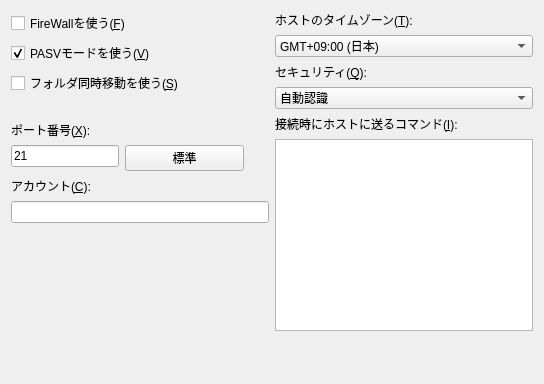
<?xml version="1.0" encoding="UTF-8"?>
<ui version="4.0">
 <class>HostSettingExpansionForm</class>
 <widget class="QWidget" name="HostSettingExpansionForm">
  <property name="geometry">
   <rect>
    <x>0</x>
    <y>0</y>
    <width>544</width>
    <height>384</height>
   </rect>
  </property>
  <property name="layoutDirection">
   <enum>Qt::LayoutDirection::LeftToRight</enum>
  </property>
  <property name="autoFillBackground">
   <bool>false</bool>
  </property>
  <layout class="QHBoxLayout" name="horizontalLayout_2" stretch="1,1">
   <item>
    <layout class="QVBoxLayout" name="verticalLayout_1">
     <item>
      <widget class="QCheckBox" name="checkBox_UseFirewall">
       <property name="text">
        <string>FireWallを使う(&amp;F)</string>
       </property>
      </widget>
     </item>
     <item>
      <widget class="QCheckBox" name="checkBox_UserPASVMode">
       <property name="text">
        <string>PASVモードを使う(&amp;V)</string>
       </property>
       <property name="checked">
        <bool>true</bool>
       </property>
      </widget>
     </item>
     <item>
      <widget class="QCheckBox" name="checkBox_UseFolderSameMove">
       <property name="text">
        <string>フォルダ同時移動を使う(&amp;S)</string>
       </property>
      </widget>
     </item>
     <item>
      <spacer name="horizontalSpacer">
       <property name="orientation">
        <enum>Qt::Orientation::Horizontal</enum>
       </property>
       <property name="sizeHint" stdset="0">
        <size>
         <width>40</width>
         <height>20</height>
        </size>
       </property>
      </spacer>
     </item>
     <item>
      <layout class="QFormLayout" name="formLayout">
       <item row="0" column="0">
        <widget class="QLabel" name="label_1">
         <property name="text">
          <string>ポート番号(&amp;X):</string>
         </property>
         <property name="buddy">
          <cstring>lineEdit_Port</cstring>
         </property>
        </widget>
       </item>
       <item row="1" column="0">
        <widget class="QLineEdit" name="lineEdit_Port">
         <property name="text">
          <string>21</string>
         </property>
        </widget>
       </item>
       <item row="1" column="1">
        <widget class="QPushButton" name="pushButton_StdPort">
         <property name="minimumSize">
          <size>
           <width>119</width>
           <height>24</height>
          </size>
         </property>
         <property name="maximumSize">
          <size>
           <width>119</width>
           <height>16777215</height>
          </size>
         </property>
         <property name="text">
          <string>標準</string>
         </property>
        </widget>
       </item>
      </layout>
     </item>
     <item>
      <layout class="QVBoxLayout" name="verticalLayout_1_1">
       <item>
        <widget class="QLabel" name="label_2">
         <property name="text">
          <string>アカウント(&amp;C):</string>
         </property>
         <property name="buddy">
          <cstring>lineEdit_Account</cstring>
         </property>
        </widget>
       </item>
       <item>
        <widget class="QLineEdit" name="lineEdit_Account"/>
       </item>
      </layout>
     </item>
     <item>
      <spacer name="verticalSpacer_1">
       <property name="orientation">
        <enum>Qt::Orientation::Vertical</enum>
       </property>
       <property name="sizeHint" stdset="0">
        <size>
         <width>20</width>
         <height>40</height>
        </size>
       </property>
      </spacer>
     </item>
    </layout>
   </item>
   <item>
    <layout class="QVBoxLayout" name="verticalLayout_2">
     <item>
      <layout class="QVBoxLayout" name="verticalLayout_2_1">
       <property name="sizeConstraint">
        <enum>QLayout::SizeConstraint::SetDefaultConstraint</enum>
       </property>
       <item>
        <widget class="QLabel" name="label_3">
         <property name="text">
          <string>ホストのタイムゾーン(&amp;T):</string>
         </property>
         <property name="buddy">
          <cstring>comboBox_Timezone</cstring>
         </property>
        </widget>
       </item>
       <item>
        <widget class="QComboBox" name="comboBox_Timezone">
         <property name="currentIndex">
          <number>21</number>
         </property>
         <item>
          <property name="text">
           <string>GMT-12:00</string>
          </property>
         </item>
         <item>
          <property name="text">
           <string>GMT-11:00</string>
          </property>
         </item>
         <item>
          <property name="text">
           <string>GMT-10:00</string>
          </property>
         </item>
         <item>
          <property name="text">
           <string>GMT-09:00</string>
          </property>
         </item>
         <item>
          <property name="text">
           <string>GMT-08:00</string>
          </property>
         </item>
         <item>
          <property name="text">
           <string>GMT-07:00</string>
          </property>
         </item>
         <item>
          <property name="text">
           <string>GMT-06:00</string>
          </property>
         </item>
         <item>
          <property name="text">
           <string>GMT-05:00</string>
          </property>
         </item>
         <item>
          <property name="text">
           <string>GMT-04:00</string>
          </property>
         </item>
         <item>
          <property name="text">
           <string>GMT-03:00</string>
          </property>
         </item>
         <item>
          <property name="text">
           <string>GMT-02:00</string>
          </property>
         </item>
         <item>
          <property name="text">
           <string>GMT-01:00</string>
          </property>
         </item>
         <item>
          <property name="text">
           <string>GMT</string>
          </property>
         </item>
         <item>
          <property name="text">
           <string>GMT+01:00</string>
          </property>
         </item>
         <item>
          <property name="text">
           <string>GMT+02:00</string>
          </property>
         </item>
         <item>
          <property name="text">
           <string>GMT+03:00</string>
          </property>
         </item>
         <item>
          <property name="text">
           <string>GMT+04:00</string>
          </property>
         </item>
         <item>
          <property name="text">
           <string>GMT+05:00</string>
          </property>
         </item>
         <item>
          <property name="text">
           <string>GMT+06:00</string>
          </property>
         </item>
         <item>
          <property name="text">
           <string>GMT+07:00</string>
          </property>
         </item>
         <item>
          <property name="text">
           <string>GMT+08:00</string>
          </property>
         </item>
         <item>
          <property name="text">
           <string>GMT+09:00 (日本)</string>
          </property>
         </item>
         <item>
          <property name="text">
           <string>GMT+10:00</string>
          </property>
         </item>
         <item>
          <property name="text">
           <string>GMT+11:00</string>
          </property>
         </item>
         <item>
          <property name="text">
           <string>GMT+12:00</string>
          </property>
         </item>
        </widget>
       </item>
      </layout>
     </item>
     <item>
      <layout class="QVBoxLayout" name="verticalLayout_2_2">
       <item>
        <widget class="QLabel" name="label_4">
         <property name="text">
          <string>セキュリティ(&amp;Q):</string>
         </property>
         <property name="buddy">
          <cstring>comboBox_Security</cstring>
         </property>
        </widget>
       </item>
       <item>
        <widget class="QComboBox" name="comboBox_Security">
         <property name="currentIndex">
          <number>1</number>
         </property>
         <item>
          <property name="text">
           <string>使用しない</string>
          </property>
         </item>
         <item>
          <property name="text">
           <string>自動認識</string>
          </property>
         </item>
         <item>
          <property name="text">
           <string>OPT MD4, S/KEY</string>
          </property>
         </item>
         <item>
          <property name="text">
           <string>OPT MD5</string>
          </property>
         </item>
         <item>
          <property name="text">
           <string>OPT SHA-1</string>
          </property>
         </item>
        </widget>
       </item>
      </layout>
     </item>
     <item>
      <layout class="QVBoxLayout" name="verticalLayout_2_3">
       <item>
        <widget class="QLabel" name="label_5">
         <property name="text">
          <string>接続時にホストに送るコマンド(&amp;I):</string>
         </property>
         <property name="buddy">
          <cstring>plainTextEdit_CmdWhenConnect</cstring>
         </property>
        </widget>
       </item>
       <item>
        <widget class="QPlainTextEdit" name="plainTextEdit_CmdWhenConnect"/>
       </item>
      </layout>
     </item>
     <item>
      <spacer name="verticalSpacer_2">
       <property name="orientation">
        <enum>Qt::Orientation::Vertical</enum>
       </property>
       <property name="sizeHint" stdset="0">
        <size>
         <width>20</width>
         <height>40</height>
        </size>
       </property>
      </spacer>
     </item>
    </layout>
   </item>
  </layout>
 </widget>
 <resources/>
 <connections>
  <connection>
   <sender>pushButton_StdPort</sender>
   <signal>clicked()</signal>
   <receiver>HostSettingExpansionForm</receiver>
   <slot>onClick_pushButton_StdPort()</slot>
   <hints>
    <hint type="sourcelabel">
     <x>214</x>
     <y>192</y>
    </hint>
    <hint type="destinationlabel">
     <x>271</x>
     <y>192</y>
    </hint>
   </hints>
  </connection>
 </connections>
 <slots>
  <slot>onClick_pushButton_StdPort()</slot>
 </slots>
</ui>
